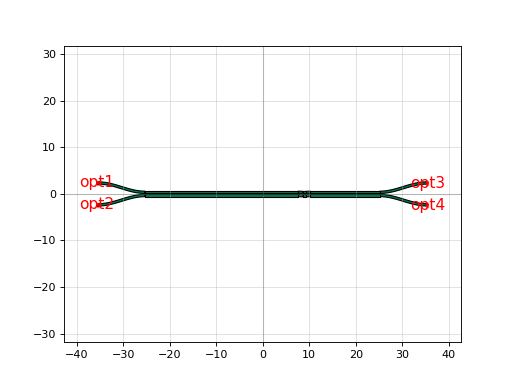

The Python source for this figure:
import ubcpdk

c = ubcpdk.components.dc_broadband_te()
c.plot()
